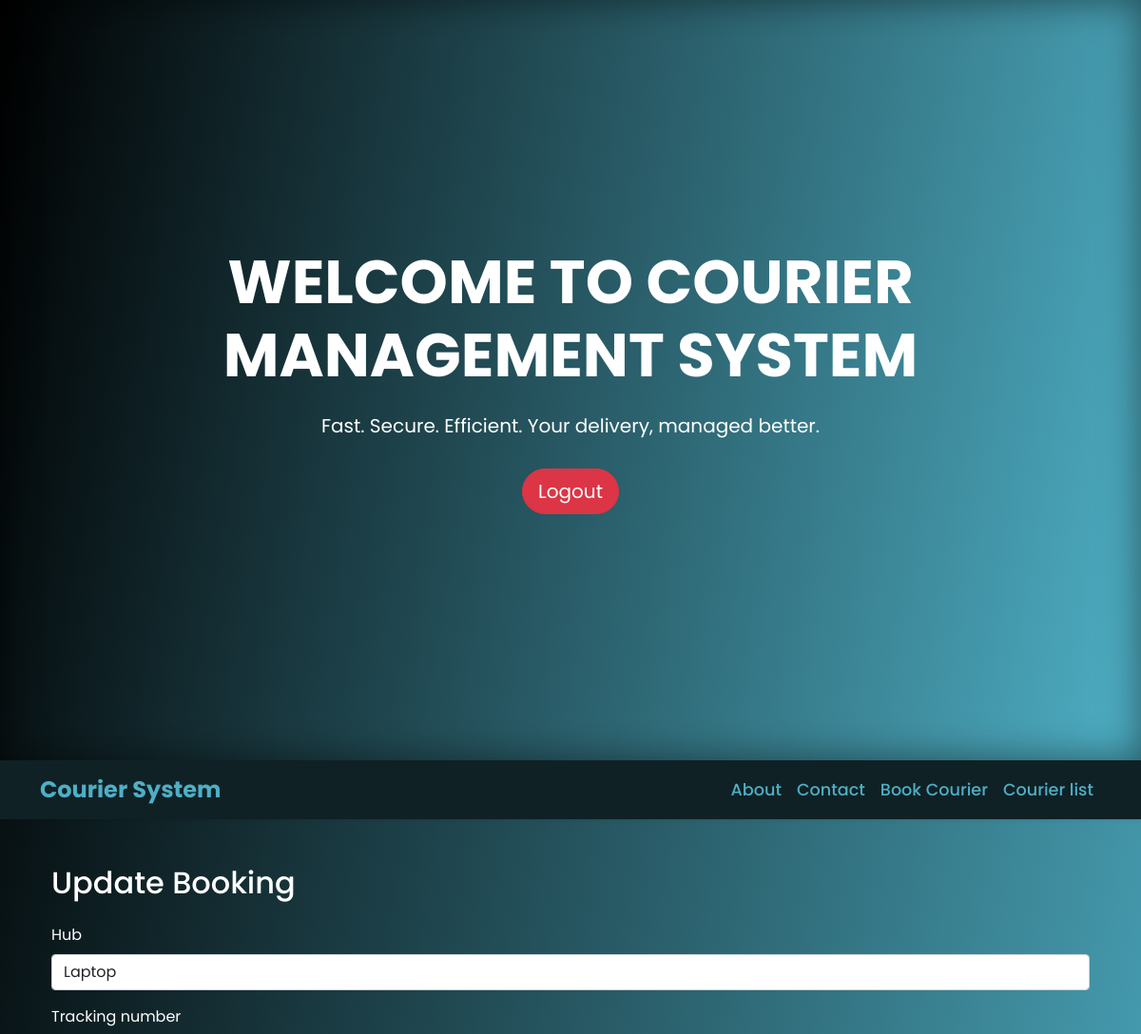
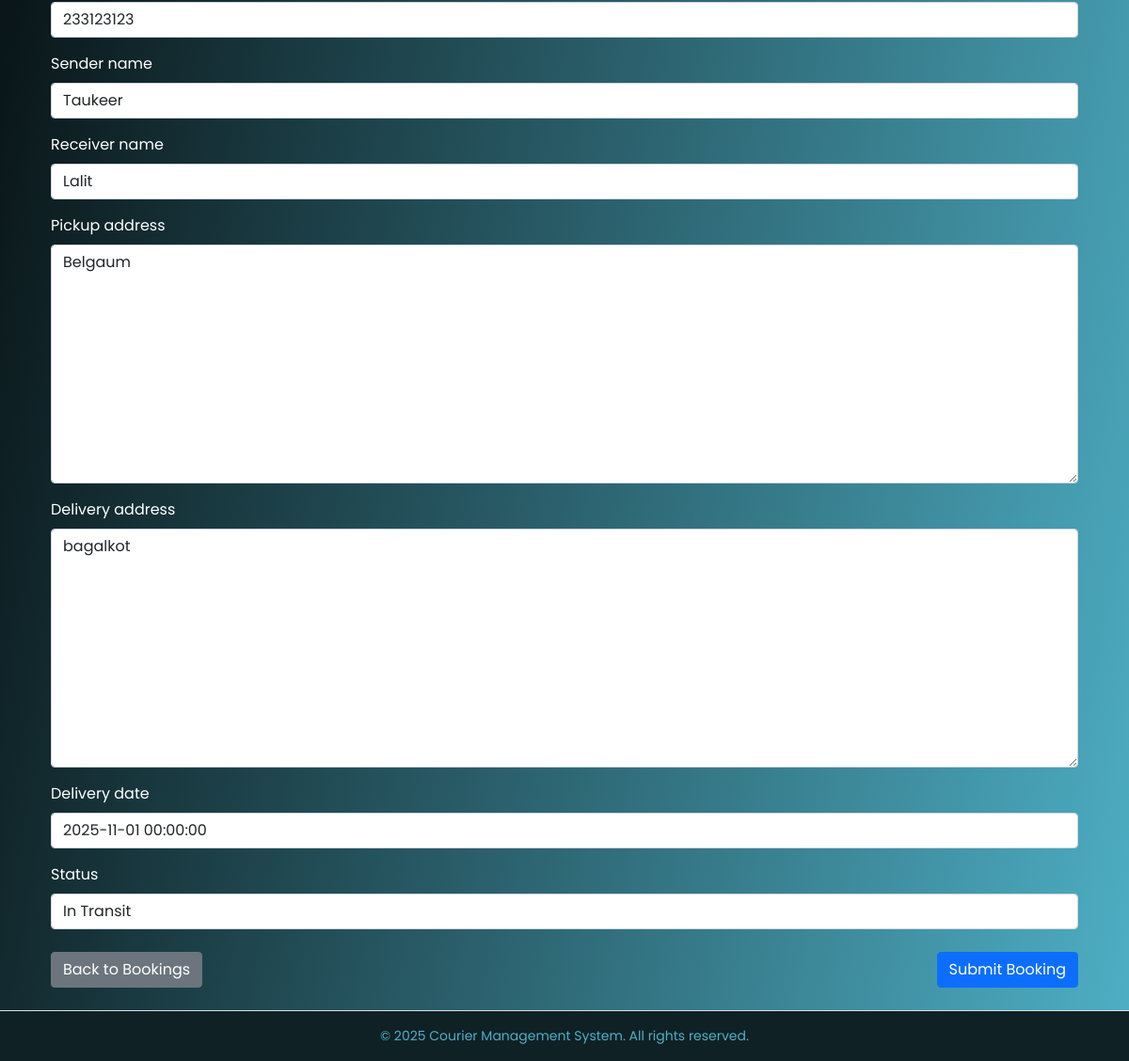
The app's page /courier/bookings/10/update/ (signed in) with its own data (2 pictures, top to bottom).
### courier/models.py (models this page shows, shortened)
class CourierBooking(models.Model):
    user = models.ForeignKey(settings.AUTH_USER_MODEL, on_delete=models.CASCADE)
    hub = models.ForeignKey(Hub, on_delete=models.CASCADE)
    tracking_number = models.CharField(max_length=100, unique=True)
    sender_name = models.CharField(max_length=100)
    receiver_name = models.CharField(max_length=100)
    pickup_address = models.TextField()
    delivery_address = models.TextField()
    booking_date = models.DateTimeField(auto_now_add=True)
    delivery_date = models.DateTimeField(null=True, blank=True)
    status = models.CharField(
        max_length=50,
        choices=[
            ("booked", "Booked"),
            ("in_transit", "In Transit"),
            ("delivered", "Delivered")
        ],
        default="booked"
    )

### courier/views.py (the view)
# urls.py: path('bookings/<int:pk>/update/', views.booking_update, name='booking_update'),
@login_required
def booking_update(request, pk):
    booking = get_object_or_404(CourierBooking, pk=pk, user=request.user)
    if request.method == 'POST':
        form = CourierBookingForm(request.POST, instance=booking)
        if form.is_valid():
            form.save()
            return redirect('courier:booking_list')  # ✅ Correct namespaced name
    else:
        form = CourierBookingForm(instance=booking)
    return render(request, 'courier/booking_form.html', {'form': form, 'title': 'Update Booking'})

### courier/forms.py
class CourierBookingForm(forms.ModelForm):
    class Meta:
        model = CourierBooking
        fields = [
            'hub', 'tracking_number', 'sender_name', 'receiver_name',
            'pickup_address', 'delivery_address', 'delivery_date', 'status'
        ]

### courier/models.py (called while the page is built)
    def __str__(self):
        return self.name

### courier/templates/courier/booking_form.html (shortened to what this page needs)
{% extends 'base.html' %}
{% load widget_tweaks %}
{% block content %}
<div class="container mt-4">
    <h2 class="mb-4 text-white">{{ title }}</h2>
    <form method="post" class="needs-validation" novalidate>
        {% for field in form %}
            <div class="mb-3 text-white">
                <label for="{{ field.id_for_label }}" class="form-label">{{ field.label }}</label>
                {% render_field field class="form-control" %}
            </div>
        {% endfor %}
        <div class="d-flex justify-content-between mt-4">
            <a href="{% url 'courier:booking_list' %}" class="btn btn-secondary">Back to Bookings</a>
            <button type="submit" class="btn btn-primary">Submit Booking</button>
        </div>
    </form>
</div>
{% endblock %}

### home/templates/base.html (style rules this page uses)
body { background: linear-gradient(100deg, #000000,#4eafc5); min-height: 100vh; font-family: 'Poppins', sans-serif; display: flex; flex-direction: column; overflow-x: hidden; }

### records on screen
CourierBooking: hub "Laptop" "233123123" "Taukeer" "Lalit" "Belgaum" "bagalkot" "2025-11-01 00:00:00" "In Transit"

### other values on screen
{{ title }} "Update Booking"
{{ field.label }} "Hub" "Tracking number" "Sender name" "Receiver name" "Pickup address" "Delivery address" "Delivery date" "Status"
